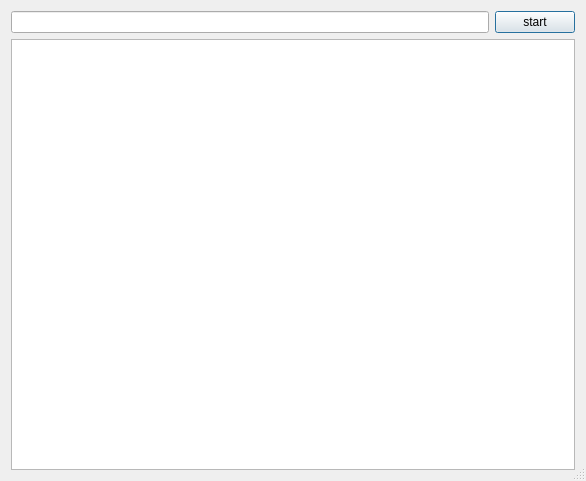
<?xml version="1.0" encoding="UTF-8"?>
<ui version="4.0">
 <class>Dialog</class>
 <widget class="QDialog" name="Dialog">
  <property name="geometry">
   <rect>
    <x>0</x>
    <y>0</y>
    <width>586</width>
    <height>481</height>
   </rect>
  </property>
  <property name="windowTitle">
   <string>Dialog</string>
  </property>
  <property name="sizeGripEnabled">
   <bool>true</bool>
  </property>
  <layout class="QGridLayout" name="gridLayout">
   <item row="0" column="0">
    <widget class="QLineEdit" name="lineEdit"/>
   </item>
   <item row="0" column="1">
    <widget class="QPushButton" name="pushButton">
     <property name="text">
      <string>start</string>
     </property>
    </widget>
   </item>
   <item row="1" column="0" colspan="2">
    <widget class="QTextBrowser" name="textBrowser"/>
   </item>
  </layout>
 </widget>
 <resources/>
 <connections>
  <connection>
   <sender>pushButton</sender>
   <signal>clicked()</signal>
   <receiver>Dialog</receiver>
   <slot>accept()</slot>
   <hints>
    <hint type="sourcelabel">
     <x>546</x>
     <y>25</y>
    </hint>
    <hint type="destinationlabel">
     <x>615</x>
     <y>83</y>
    </hint>
   </hints>
  </connection>
 </connections>
</ui>
